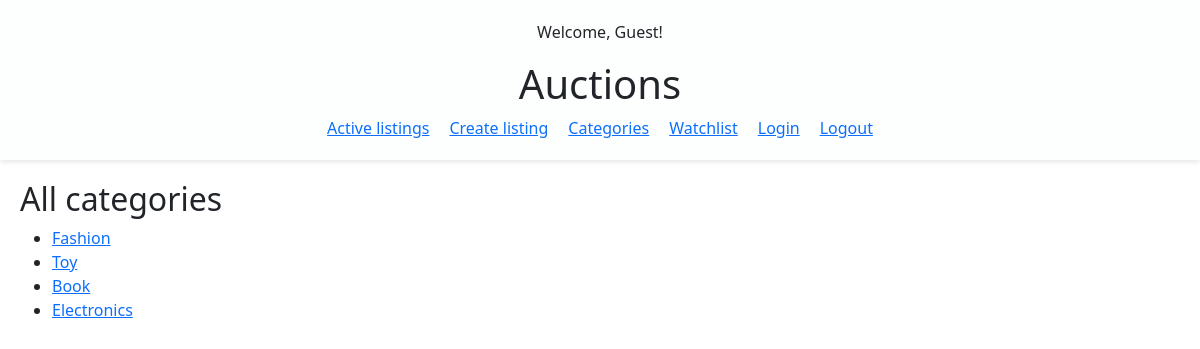
/auctions/categories/list/, run on the app's committed database.
### auctions/models.py (models this page shows)
class Category(models.Model):
    name = models.CharField(max_length=100, unique=True)
    def __str__(self):
        return self.name

### auctions/views.py (the view)
# urls.py: path('auctions/categories/list/', views.list_categories, name='list_categories'),
def list_categories(request):
    categories = Category.objects.all()
    return render(request, 'auctions/categories.html', {'categories': categories})

### auctions/templates/auctions/categories.html (shortened to what this page needs)
{% extends "auctions/layout.html" %}
{% block content %}
    <h2>All categories</h2>
    <ul>
        {% for category in categories %}
            <li>
                <a href="{% url 'listings_by_category' category.id%}">{{ category }}</a>
            </li>
        {% empty %}
            <li>No categories available.</li>
        {% endfor %}
    </ul>
{% endblock %}

### auctions/static/auctions/styles.css (style rules this page uses)
body { font-family: Arial, sans-serif; margin: 0; }

### data on the page
Category: name "Fashion"
Category: name "Toy"
Category: name "Book"
Category: name "Electronics"
